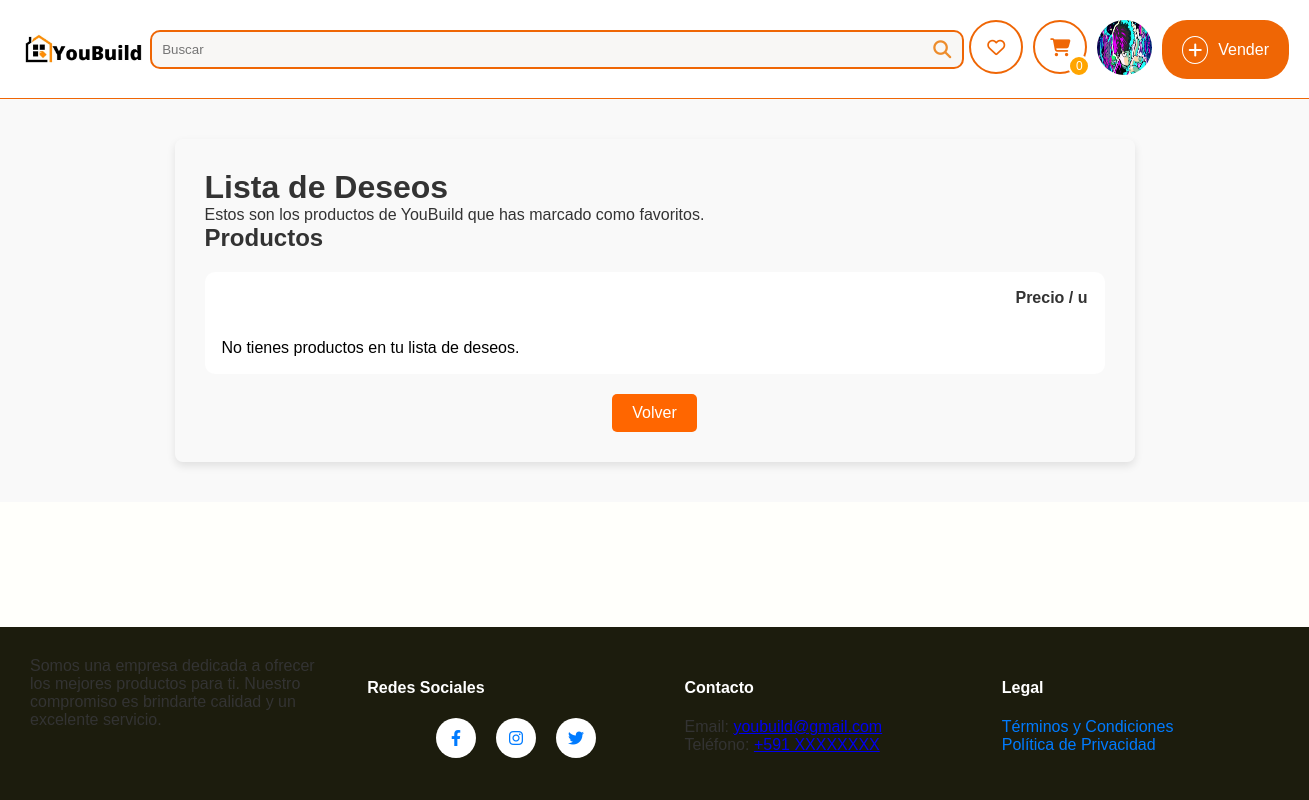
The app's page /lista-favoritos/ (signed in), older data.
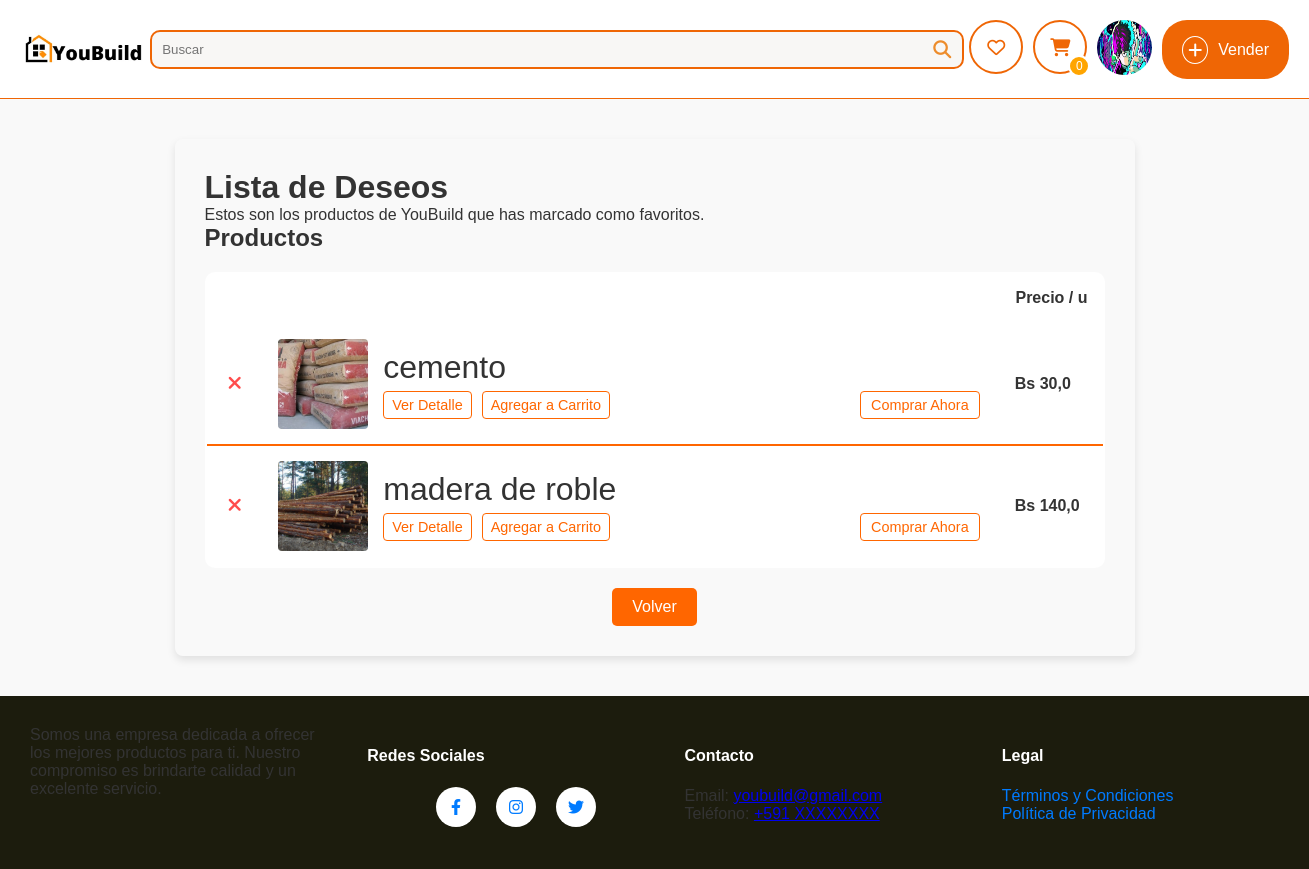
The same page, newer data.
### sistema/models.py (models this page shows, shortened)
class ListaFavoritosDB(models.Model):
    usuario = models.ForeignKey(UsuarioDB, on_delete=models.CASCADE, related_name="wishlist")
    producto = models.ForeignKey(ProductoDb, on_delete=models.CASCADE, related_name="favoritos")
    fecha_agregado = models.DateTimeField(auto_now_add=True)
    class Meta:
        unique_together = ('usuario', 'producto')

class ProductoDb(models.Model):
    nombre = models.CharField(max_length=50, verbose_name="Nombre")
    detalle = models.TextField(max_length=200, verbose_name="Detalle")
    precio = models.FloatField(verbose_name="Precio", validators=[MinValueValidator(0.0), MaxValueValidator(99999.9)])
    categoria_fk = models.ForeignKey(CategoriaDb, on_delete=models.CASCADE, null=True, blank=True)
    subcategoria_fk = models.ForeignKey(SubcategoriaDB, on_delete=models.CASCADE, null=True, blank=True, verbose_name="Subcategoría")  # Nuevo campo
    usuario_fk = models.ForeignKey(UsuarioDB, on_delete=models.CASCADE, null=True, blank=True)
    municipio_fk = models.ForeignKey(MunicipioDB, on_delete=models.CASCADE, null=True, blank=True, verbose_name="Municipio")
    direccion_1 = models.CharField(max_length=255, verbose_name="Dirección 1", null=True, blank=True)
    visitas = models.PositiveIntegerField(default=0, verbose_name="Visitas")
    cantidad = models.IntegerField(default=1)
    class Meta:
        db_table = "productos"
        verbose_name = "Producto"
        verbose_name_plural = "Productos"

class ImagenProductoDB(models.Model):
    producto_fk = models.ForeignKey(ProductoDb, on_delete=models.CASCADE, related_name="imagenes")
    imagen = models.ImageField(upload_to="productos", null=True)
    class Meta:
        verbose_name = "Imagen"
        verbose_name_plural = "Imágenes"

### sistema/views.py (the view)
# urls.py: path('lista-favoritos/', ver_lista_favoritos, name='listaFavoritos'),
@login_required
def ver_lista_favoritos(request):
    usuario = request.user.usuariodb  # Obtiene el perfil de usuario
    lista_favoritos_items = ListaFavoritosDB.objects.filter(usuario=usuario)
    return render(request, 'listaFavoritos.html', {
        'lista_favoritos_items': lista_favoritos_items,
        'usuario': usuario
    })

### sistema/context_processors.py (called while the page is built)
def cart_count(request):
    if request.user.is_authenticated:  # Only fetch the cart count for logged-in users
        try:
            usuario = request.user.usuariodb
            cart_count = CarritoProductoDB.objects.filter(carrito_fk__usuario_fk=usuario).aggregate(
                total_quantity=Sum('cantidad')
            )['total_quantity'] or 0
        except UsuarioDB.DoesNotExist:
            cart_count = 0
    else:
        cart_count = 0
    return {'cart_count': cart_count}

### sistema/templates/listaFavoritos.html (shortened to what this page needs)
<!DOCTYPE html>
{% extends 'layoutReg.html' %}
{% load static %}
{% block extra_styles %}
<link rel="stylesheet" href="https://cdnjs.cloudflare.com/ajax/libs/font-awesome/6.4.0/css/all.min.css" />
<link rel="stylesheet" href="{% static 'listaFavoritos.css' %}" />
{% endblock %}
{% block content %}
<div class="lista_favoritos-wrapper">
    <div class="lista_favoritos-content">
        <h1>Lista de Deseos</h1>
        <p>Estos son los productos de YouBuild que has marcado como favoritos.</p>
        <h2>Productos</h2>
        <div class="lista_favoritos-container">
            <div class="lista_favoritos-products">
                <table>
                    <thead>
                        <tr>
                            <th></th>
                            <th></th>
                            <th style="text-align: right;">Precio / u</th>
                        </tr>
                    </thead>
                    <tbody>
                        {% for item in lista_favoritos_items %}
                        <tr>
                            <td>
                                <form action="{% url 'eliminarFavorito' item.id %}" method="post">
                                    <button type="submit" class="btn-eliminar"><i class="fas fa-times"></i></button>
                                </form>
                            </td>
                            <td>
                                <div class="product-info">
                                    <img src="{{ item.producto.imagenes.first.imagen.url }}" alt="{{ item.producto.nombre }}" class="product-image">
                                    <div class="product-details">
                                        <span>{{ item.producto.nombre }}</span>
                                        <div class="product-buttons">
                                            <button class="btn-detalle" onclick="verDetalles({{ item.producto.id }})">Ver Detalle</button>
                                            <button class="btn-agregar" onclick="agregarAlCarrito({{ item.producto.id }})">Agregar a Carrito</button>
                                            <button class="btn-comprar">Comprar Ahora</button>
                                        </div>
                                    </div>
                                </div>
                            </td>
                            <td class="product-price">Bs {{ item.producto.precio }}</td>
                        </tr>
                        {% empty %}
                        <tr>
                            <td colspan="3">No tienes productos en tu lista de deseos.</td>
                        </tr>
                        {% endfor %}
                    </tbody>
                </table>
            </div>
        </div>
        <a href="{% url 'index' %}" class="btn-volver">Volver</a>
    </div>
</div>
{% endblock %}

Row changes from the older to the newer data that the page shows:
now on this page (row edited): ListaFavoritosDB: producto.imagenes.first.imagen (picture), producto.nombre "cemento", producto.precio "30,0"
added ListaFavoritosDB: producto.imagenes.first.imagen (picture), producto.nombre "madera de roble", producto.precio "140,0"
Text that changed along with them:
text no longer shown: "No tienes productos en tu lista de deseos."
